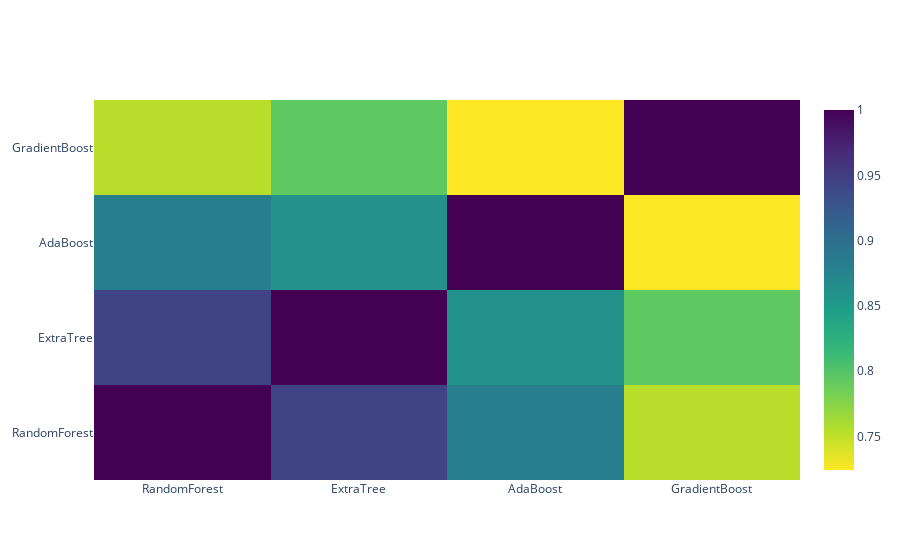

Notebook code cell kept with this figure:
### Markdown cell above
### Correlation Heatmap of the Second Level Training Set

### Code cell
data = [
    go.Heatmap(z=base_predictions_train.astype(float).corr().values,
               x=base_predictions_train.columns.values,
               y=base_predictions_train.columns.values,
               colorscale='Viridis',
               showscale=True,
               reversescale=True,
              )
]
py.iplot(data, filename='labelled-heatmap')

### Figure 1 — Plotly figure (JSON) as saved in the notebook; plotly's stock layout.template omitted (floating-point values rounded to 4 significant figures)
{"data": [{"colorscale": [[0, "#440154"], [0.1111, "#482878"], [0.2222, "#3e4989"], [0.3333, "#31688e"], [0.4444, "#26828e"], [0.5556, "#1f9e89"], [0.6667, "#35b779"], [0.7778, "#6ece58"], [0.8889, "#b5de2b"], [1, "#fde725"]], "reversescale": true, "showscale": true, "type": "heatmap", "x": ["RandomForest", "ExtraTree", "AdaBoost", "GradientBoost"], "y": ["RandomForest", "ExtraTree", "AdaBoost", "GradientBoost"], "z": [[1, 0.9437, 0.8816, 0.7536], [0.9437, 1, 0.8599, 0.794], [0.8816, 0.8599, 1, 0.7244], [0.7536, 0.794, 0.7244, 1]]}], "layout": {}}
